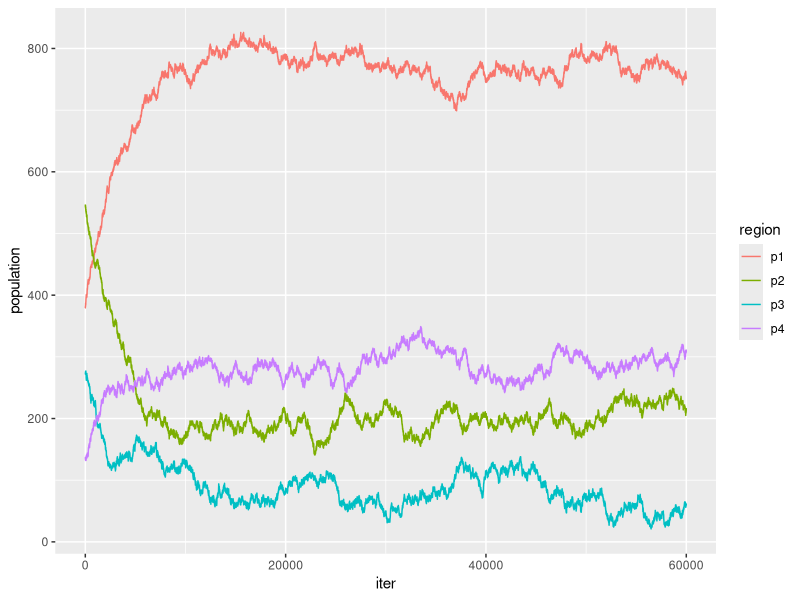

This chart was generated by the following R code:
## ---- chunk 1
step.MCMC <- function(pop, capacity, move.cost) {
  # Params:

  # pop: vector of populations
  # capacity: list of capacities for utility functions
  #   Assumes all utility functions are of the form u = k - p
  # move.cost: matrix of costs for 1 person to move

  # returns population counts for each region

  # pan-nagurney utility-cost model helper function
  pn.prob <- function(src.utility, dest.utility, cost) {
    (dest.utility - cost) / src.utility
  }

  # randomly select source and destination regions
  num.regions <- length(pop)
  rand.ints <- sample(1:num.regions, 2, FALSE)
  region.src <- rand.ints[1]
  region.dest <- rand.ints[2]

  # create pop, utility, move cost lists for src and dest regions
  p <- list(src=pop[region.src], dest=pop[region.dest])
  u <- list(src=capacity[region.src] - p$src, dest=capacity[region.dest] - p$dest + 1)

  # calculate whether to accept this step using M-H
  cost <- move.cost[region.src,region.dest]

  # calculate a1

  a1 <- (u$dest - cost)/u$src

  # calculate a2

  lpop <- length(pop)
  lpop0 <- length(pop[pop != 0])
  lpop0m1 <- lpop0-1
  lpop0p1 <- lpop0+1

  if(p[1] == 1 && p[2] == 0){
    a2 <- 1
  } else if(p[1] == 1){
    qxxnew <- 1/(lpop0*(lpop-1))
    qxnewx <- 1/(lpop0m1*(lpop-1))
    a2 <- qxxnew/qxnewx
  } else if(p[2] == 0){
    qxxnew <- 1/(lpop0*(lpop-1))
    qxnewx <- 1/(lpop0p1*(lpop-1))
    a2 <- qxxnew/qxnewx
  } else{
    a2 <- 1
  }

  a <- min(1, a1*a2)

  if(runif(1) < a && p$src > 1){
    pop[region.src] <- p$src - 1
    pop[region.dest] <- p$dest + 1
  }

  return(pop)
}

## ---- chunk 2
library(ggplot2)
library(reshape2)
library(ggthemes)

pmat <- matrix(NA, 60000, 4)

p <- c(379, 547, 274, 135)
k <- c(2400, 1800, 1700, 1900)
c <- matrix(c(0,200,400,600,200,0,200,400,400,200,0,200,600,400,200,0),nrow=4)

pmat[1,] <- p

for(i in 2:60000){
  p <- step.MCMC(p, k, c)
  pmat[i,] <- p
}

pdata <- data.frame(pmat)
colnames(pdata) <- c("p1", "p2", "p3", "p4")
pdata$iter <- 1:length(pdata$p1)

pdatamelt <- melt(pdata, id.vars = c("iter"), measure.vars = c("p1", "p2", "p3", "p4"),
                variable.name = "region", value.name = "population")

ggplot(pdatamelt, aes(x=iter, y=population, color=region)) + geom_line()

